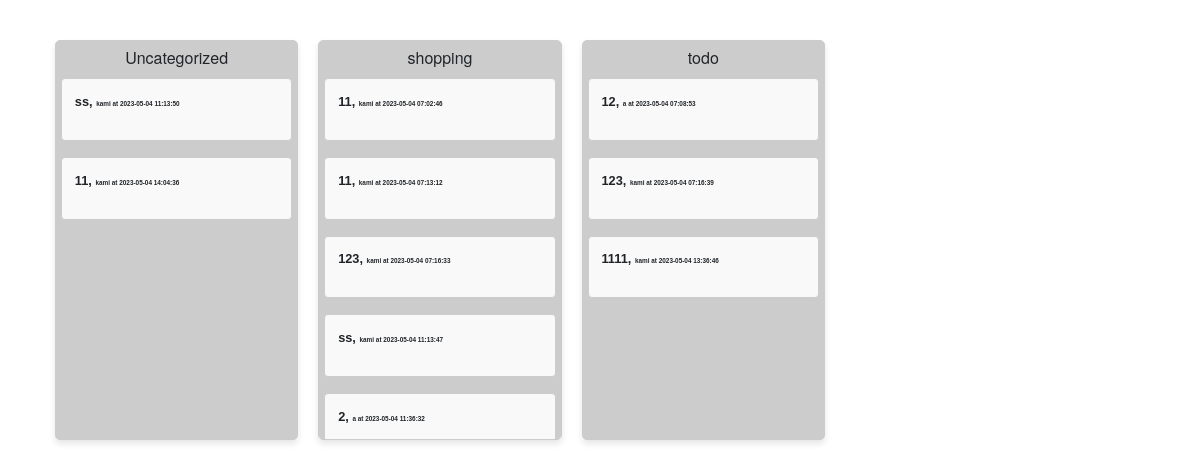
Before: /eink (signed in) with the older database file.
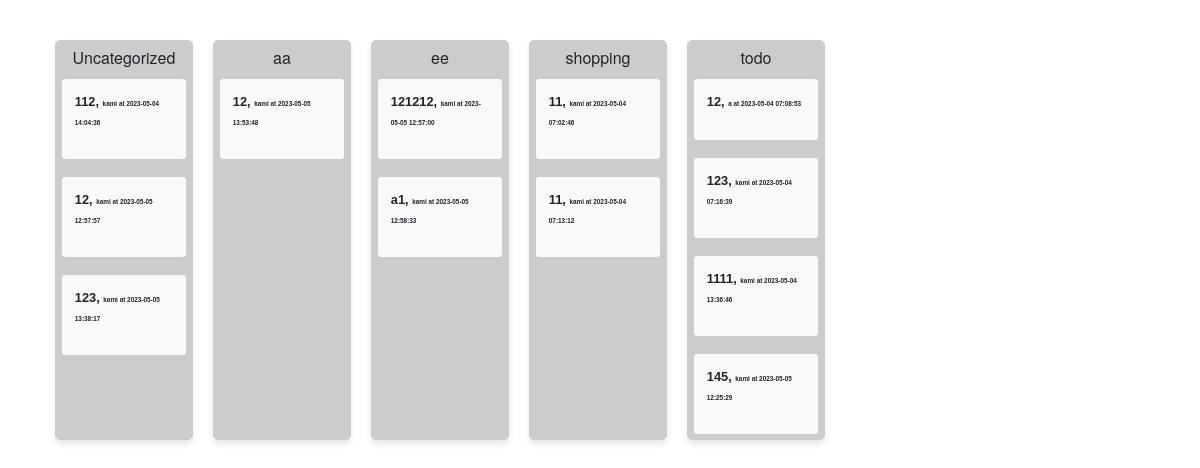
After: the same page with the newer database file.
### app.py (models this page shows, shortened)
class Group(db.Model):
    __tablename__ = 'groups'
    id = db.Column(db.Integer, primary_key=True)
    name = db.Column(db.String(100), nullable=False)
    user_id = db.Column(db.Integer, db.ForeignKey('users.id'), nullable=False)
    notes = db.relationship('Note', backref='group', lazy=True)

class Note(db.Model):
    __tablename__ = 'notes'
    id = db.Column(db.Integer, primary_key=True)
    group_id = db.Column(db.Integer, db.ForeignKey('groups.id'), nullable=True)
    content = db.Column(db.Text, nullable=False)
    date_created = db.Column(db.DateTime, default=datetime.utcnow)
    user_id = db.Column(db.Integer, db.ForeignKey('users.id'), nullable=False)
    member_id = db.Column(db.Integer, db.ForeignKey('members.id'), nullable=True)

class Member(UserMixin, db.Model):
    __tablename__ = 'members'
    id = db.Column(db.Integer, primary_key=True)
    name = db.Column(db.String(100), nullable=False)
    email = db.Column(db.String(100), unique=True, nullable=False)
    password = db.Column(db.String(100), nullable=False)
    user_id = db.Column(db.Integer, db.ForeignKey('users.id'), nullable=False)
    is_admin = db.Column(db.Boolean, default=False)
    notes = db.relationship('Note', backref='member', lazy=True)

### app.py (the view)
@app.route('/eink')
@login_required
def eink():
    if isinstance(current_user, User):
        members = current_user.members
    else:
        members = Member.query.filter_by(user_id=current_user.user.id).all()
    user_id = current_user.id if isinstance(current_user, User) else current_user.user.id
    member_user_ids = [member.user_id for member in members]
    visible_user_ids = [user_id] + member_user_ids
    groups = Group.query.filter(Group.user_id.in_(visible_user_ids)).order_by(Group.name.asc()).all()
    return render_template('eink.html', groups=groups)

### app.py (called while the page is built)
@login_manager.user_loader
def load_user(user_id):
    if user_id.startswith("member_"):
        member_id = int(user_id.split("_")[1])
        return Member.query.get(member_id)
    else:
        return User.query.get(int(user_id))

### templates/eink.html (shortened to what this page needs)
{% extends 'base.html' %}
{% block content %}
    <ebody>
      <div class="eink-note-box-container" id="eink-note-box-container">
        {% for group in groups %}
            <div class="eink-note-box" data-group-id="{{ group.id }}">
                <div class="eink-note-box-title">{{ group.name }}</div>
                {% for note in group.notes %}
                    {% if (note.group and note.group.id == group.id) or (group.name == "Uncategorized" and not note.group_id)%}
                        <div class="eink-note" data-note-id="{{ note.id }}">
                            <p><strong>{{ note.content }}</strong>,
                            <span class="eink-note-details">{{ note.member.name if note.member else 'Unknown' }} at {{ note.date_created.strftime('%Y-%m-%d %H:%M:%S')}}</span></p>
                        </div>
                    {% endif %}
                {% endfor %}
            </div>
        {% endfor %}
    </div>
    <br>
  </div>
  </body>
{% endblock %}

### templates/base.html (shortened to what this page needs)
<!DOCTYPE html>
<html lang="en">
<head>
    <link rel="stylesheet" href="https://maxcdn.bootstrapcdn.com/bootstrap/4.5.2/css/bootstrap.min.css">
    <link rel="stylesheet" href="{{ url_for('static', filename='styles.css') }}">
</head>
<body>
    <div class="container">
        {% block content %}
        {% endblock %}
</body>
</html>

### static/styles.css (style rules this page uses)
body { font-family: Arial, sans-serif; max-width: 800px; margin: 40px; }
.eink-note-box { background-color: #ccc; border: 1px solid #ccc; border-radius: 5px; padding: 5px; flex: 1; width: calc((100% - 60px) / 3); max-height: 400px; overflow-y: auto; position: relative; box-shadow: 0 4px 6px rgba(0, 0, 0, 0.1); }
.eink-note-box-container { display: flex; flex-wrap: wrap; gap: 20px; }
.eink-note { font-size: 0.8em; margin-bottom: 0.5rem; font-weight: bold; border: 1px solid #ccc; padding: 1em; border-radius: 4px; background-color: #f9f9f9; margin-bottom: 1rem; }
.eink-note-box-title { font-size: 1em; font-weight: italic; margin-bottom: 8px; text-align: center; font-family: 'Helvetica Neue', sans-serif; }
.eink-note { margin-bottom: 1rem; }
.eink-note-details { font-size: 0.5em !important; }

Changed rows visible on the page:
removed Note: content "ss", member "kami", date_created "2023-05-04 11:13:50", shown under Group "Uncategorized"
removed Note: content "123", member "kami", date_created "2023-05-04 07:16:33", shown under Group "shopping"
removed Note: content "ss", member "kami", date_created "2023-05-04 11:13:47", shown under Group "shopping"
removed Note: content "2", member "a", date_created "2023-05-04 11:36:32", shown under Group "shopping"
changed Note (number 1 of 12 on the later page): content "11" → "112"
added Note: content "12", member "kami", date_created "2023-05-05 12:57:57", shown under Group "Uncategorized"
added Note: content "123", member "kami", date_created "2023-05-05 13:38:17", shown under Group "Uncategorized"
added Group: name "aa"
added Note: content "12", member "kami", date_created "2023-05-05 13:53:48", shown under "aa"
added Group: name "ee"
added Note: content "121212", member "kami", date_created "2023-05-05 12:57:00", shown under "ee"
added Note: content "a1", member "kami", date_created "2023-05-05 12:58:33", shown under "ee"
added Note: content "145", member "kami", date_created "2023-05-05 12:25:29", shown under Group "todo"
